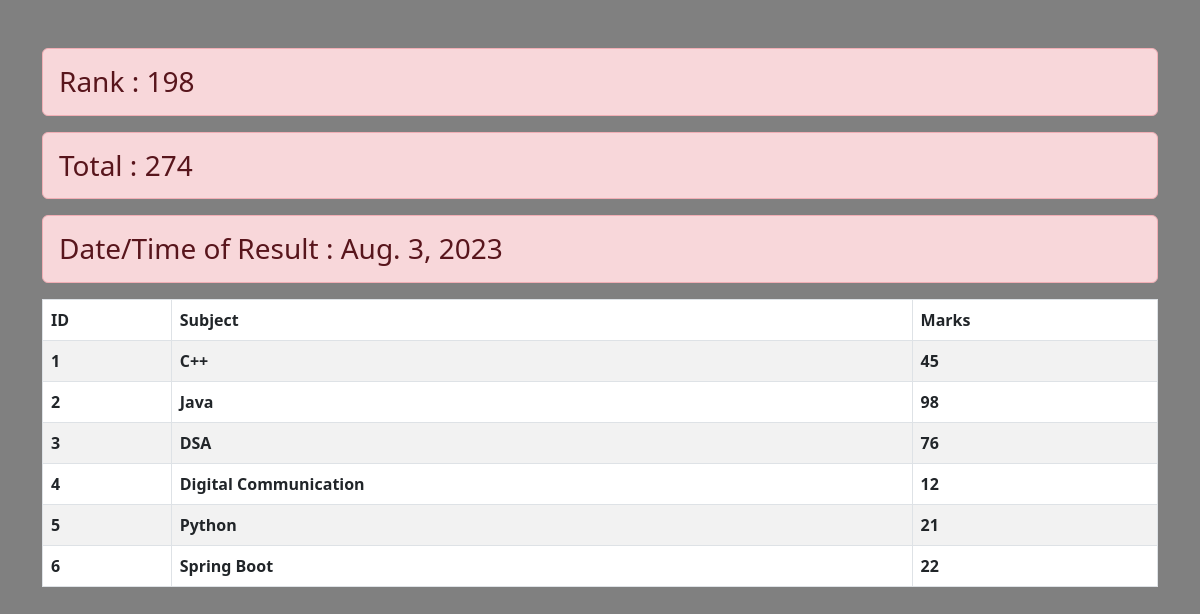
Screenshot of /see_marks/STU-0161 with the database file from the repository.
### Report/models.py (models this page shows, shortened)
class SubjectMarks(models.Model):
    student = models.ForeignKey(Student, related_name='subjectmarks',on_delete=models.CASCADE)  # Related_name targeted marks of each student
    subject = models.ForeignKey(Subject, on_delete=models.CASCADE)
    marks = models.IntegerField()
    class Meta:
        unique_together = ['student', 'subject', 'marks']

class Student(models.Model):
    department = models.ForeignKey(
        Department, related_name='depart', on_delete=models.CASCADE)
    student_id = models.OneToOneField(
        StudentID, related_name='studentid', on_delete=models.CASCADE)
    student_name = models.CharField(max_length=100)
    student_email = models.EmailField(unique=True)
    student_age = models.IntegerField(default=18)
    student_address = models.TextField()
    class Meta:
        ordering = ['student_name']
        verbose_name = 'student'

class ReportCard(models.Model):
    student = models.ForeignKey(
        Student, related_name='studentreportmarks', on_delete=models.CASCADE)
    student_rank = models.IntegerField()
    Date_of_report_card_generation = models.DateField(auto_now_add=True)
    class Meta:
        unique_together = ['student_rank', 'Date_of_report_card_generation']

class Subject(models.Model):
    subject_name = models.CharField(max_length=200)
    def __str__(self) -> str:
        return self.subject_name

### Report/views.py (the view)
# urls.py: path('see_marks/<student_id>',views.see_marks,name='see_marks'),
def see_marks(request,student_id):
    queryset = SubjectMarks.objects.filter(student__student_id__student_id = student_id)
    total_marks = queryset.aggregate(total_marks = Sum('marks'))
    return render(request,'see_marks.html',{'queryset':queryset,'total':total_marks})

### Report/templates/see_marks.html
{% extends 'base.html' %}
{% load static %}
{% block content %}
<div class="container mt-5">
    <div class="row">
        <div class="table-responsive">
            <h3 class="alert alert-danger">Rank : {{queryset.first.student.studentreportmarks.first.student_rank}}</h3>
            <h3 class="alert alert-danger">Total : {{total.total_marks}}</h3>
            <h3 class="alert alert-danger">Date/Time of Result : {{queryset.first.student.studentreportmarks.first.Date_of_report_card_generation}}</h3>
            <table class="table table-bordered table-striped">
                <thead>
                    <th>ID</th>
                    <td><b>Subject</b></td>
                    <td><b>Marks</b></td>
                </thead>
                <tbody>
                    {% for query in queryset %}
                    <tr>
                        <th scope="row">{{ forloop.counter }}</th>
                        <td><b>{{ query.subject }}</b></td>
                        <td><b>{{ query.marks }}</b></td>
                    </tr>
                    {% endfor %}
                </tbody>
            </table>
        </div>
    </div>
</div>
{% endblock content %}

### rows the page displays
SubjectMarks: first.student.studentreportmarks.first.student_rank "198", first.student.studentreportmarks.first.Date_of_report_card_generation "Aug. 3, 2023", subject "C++", marks "45"
SubjectMarks: subject "Java", marks "98"
SubjectMarks: subject "DSA", marks "76"
SubjectMarks: subject "Digital Communication", marks "12"
SubjectMarks: subject "Python", marks "21"
SubjectMarks: subject "Spring Boot", marks "22"

### other values shown
{{ total.total_marks }} "274"
